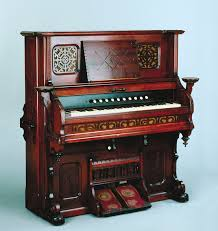
#> input picture 01/1.jpg, 218 x 231 px, found by its file name
$ jupyter execute b12.ipynb
#> lines starting #> are read from the running program, lines starting #| are printed output that depends on the picture
[cell 1]
# Import thư viện
from PIL import Image
import matplotlib.pyplot as plt
import numpy as np

# Đường dẫn ảnh
my_path = "C:\\Users\\ADMIN\\Desktop\\TranTien\\ThiGiacMayTinh\\01\\1.jpg"

# Đọc ảnh
im = Image.open(my_path)
#> im is the input picture: PIL image 218x231 RGB; mean R, G, B 129.4, 125.7, 126.7

# Chuyển hình về array
im_array = np.array(im)

# Kiểm tra kích thước của anh
print(im_array.shape)
#| (231, 218, 3)

# Chuyển đổi sang ảnh xãm
im_array_2 = np.array(im.convert('L'), 'f')
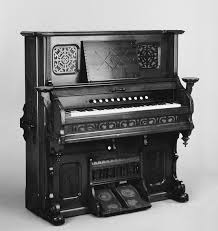
#> im_array_2: shape (231, 218) float32; min 0, max 254, mean 126.9
print(im_array_2.shape)
#| (231, 218)
print(im_array_2.dtype)
#| float32

[cell 2]
image_array = np.array(im.convert("L"))

# Biến đổi ảnh xám theo yêu cầu
inverted_image = 255 - image_array  # Invert ảnh bằng cách lấy 255 - giá trị pixel
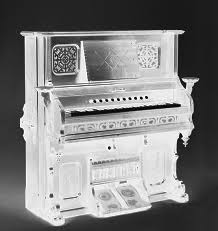
#> inverted_image: shape (231, 218); min 1, max 255, mean 128.1
squared_image = image_array ** 2  # Bình phương giá trị pixel
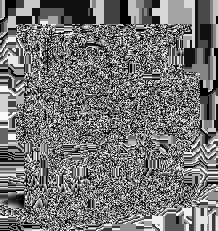
#> squared_image: shape (231, 218); min 0, max 249, mean 115.5
clamped_image = np.clip(image_array, 100, 200)  # Giới hạn giá trị pixel trong khoảng 100-200
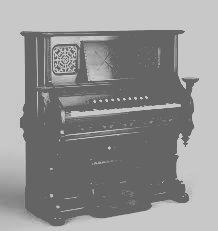
#> clamped_image: shape (231, 218); min 100, max 200, mean 146.2

# Hiển thị hình ảnh gốc và hình ảnh đã biến đổi với khoảng trắng
fig, axs = plt.subplots(2, 2, figsize=(10, 10))
fig.subplots_adjust(wspace=0.2, hspace=0.2)

axs[0, 0].imshow(image_array, cmap="gray")
axs[0, 0].set_title('Hình ảnh gốc')

axs[0, 1].imshow(inverted_image, cmap="gray")
axs[0, 1].set_title('Hình ảnh đã biến đổi')

axs[1, 0].imshow(squared_image, cmap="gray")
axs[1, 0].set_title('Hình ảnh đã biến đổi')

axs[1, 1].imshow(clamped_image, cmap="gray")
axs[1, 1].set_title('Hình ảnh đã biến đổi')

plt.show()

$ run again, with 01/4.jpg copied over 01/1.jpg
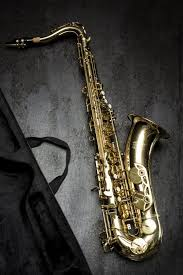
#> input picture 01/4.jpg, 183 x 275 px, found by its file name
#> im is the input picture: PIL image 183x275 RGB; mean R, G, B 63.3, 60.6, 54.8
#| (275, 183, 3)
#| (275, 183)
#| float32
#> `squared_image = image_array ** 2`:
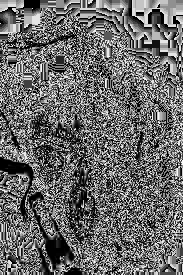
#> squared_image: shape (275, 183); min 0, max 249, mean 105.4
#> `clamped_image = np.clip(image_array, 100, 200)`:
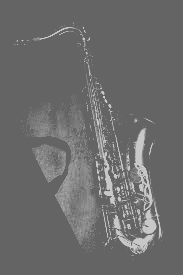
#> clamped_image: shape (275, 183); min 100, max 200, mean 108.1
